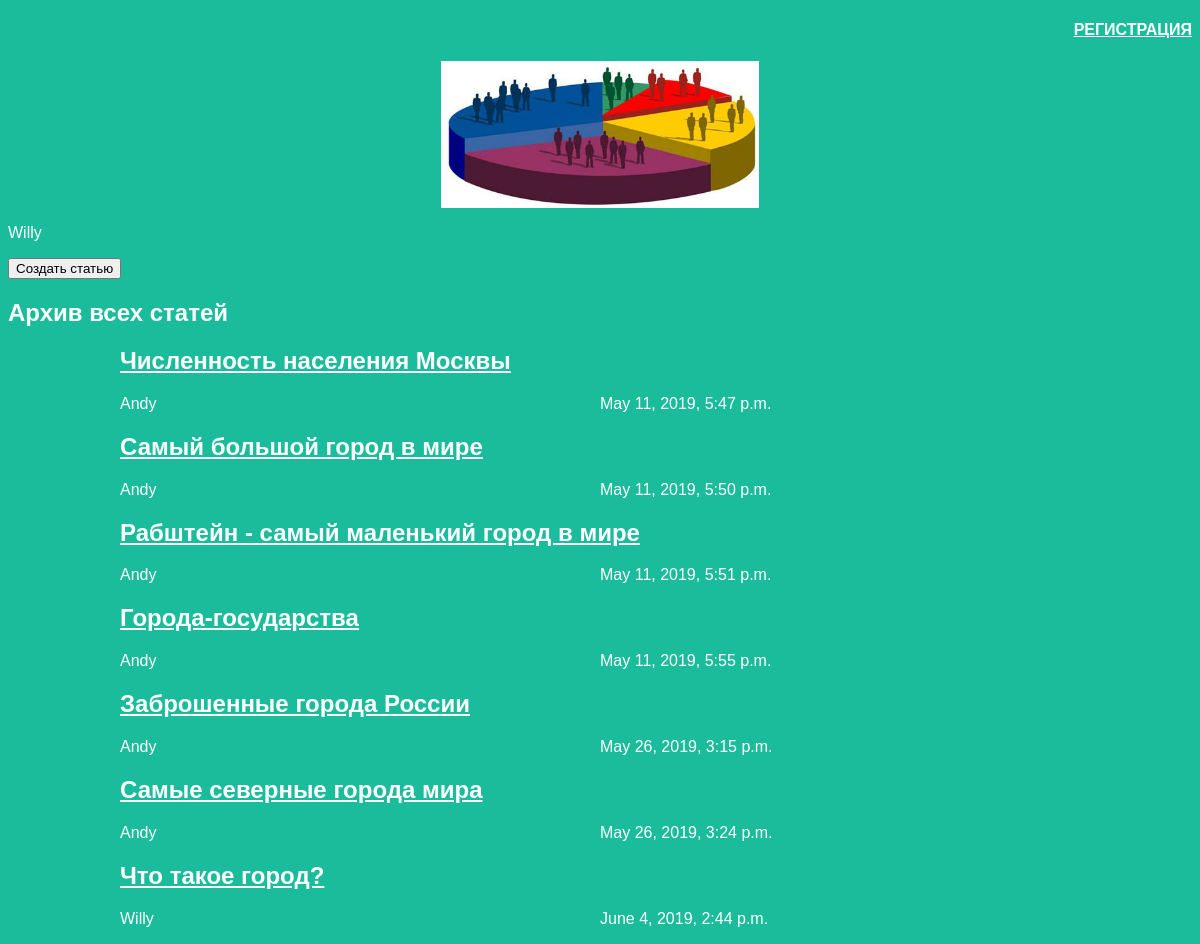
The app's page /articles/ (signed in) with its own data.
### articles/models.py (models this page shows, shortened)
class Article(models.Model):
    author = models.ForeignKey(User, on_delete=models.CASCADE)
    title = models.CharField(max_length=200)
    text = models.TextField()
    created_date = models.DateTimeField(default=timezone.now)

### articles/views.py (the view)
# urls.py: path('articles/', views.archive, name='archive'),
def archive(request):
    return render(request, 'index.html', {"posts":Article.objects.all()})

### articles/templates/index.html (shortened to what this page needs)
<!DOCTYPE html>
<html lang="en">
    <head>
        {% load static %}
        <link rel="stylesheet" href="{% static 'css/article.css' %}">
    </head>
    <body>
        <div class="header">
            <h4 align="right">
                <a href="{% url 'registration' %}">РЕГИСТРАЦИЯ</a>
            </h4>
            <img src="{% static "images/people.png" %}">
            <p>{{user.username}}</p>
            <input type="button" value="Создать статью" onClick='location.href="http://127.0.0.1:8000/article/new/"'>
            <h2>Архив всех статей</h2>
        </div>
        <div class="archive">
        {% for post in posts %}
            <div class="one-post">
                <h2 class="post-title">
                    <a href="/article/{{ post.id }}">{{ post.title }}</a>
                </h2>
                    <div class="article-info">
                    <div class="article-author">{{ post.author.username }}</div>
                    <div class="article-createddate">{{ post.created_date }}</div>
                </div>
            </div>
        {% endfor %}
        </div>
    </body>
</html>

### articles/static/css/article.css (style rules this page uses)
body { background: #1abc9c; font-family: Tahoma, Arial, sans-serif; color: #ffffff; }
.header img { display: block; width: 318px; margin-left: auto; margin-right: auto; }
h4 a { font-family: Arial; color: #ffffff; }
.archive { width: 960px; margin-left: auto; margin-right: auto; }
.post-title a { font-family: Arial; color: #ffffff; }
.article-author { width: 50%; float: left; }

### records on screen
Article: title "Численность населения Москвы", author.username "Andy", created_date "May 11, 2019, 5:47 p.m."
Article: title "Самый большой город в мире", author.username "Andy", created_date "May 11, 2019, 5:50 p.m."
Article: title "Рабштейн - самый маленький город в мире", author.username "Andy", created_date "May 11, 2019, 5:51 p.m."
Article: title "Города-государства", author.username "Andy", created_date "May 11, 2019, 5:55 p.m."
Article: title "Заброшенные города России", author.username "Andy", created_date "May 26, 2019, 3:15 p.m."
Article: title "Самые северные города мира", author.username "Andy", created_date "May 26, 2019, 3:24 p.m."
Article: title "Что такое город?", author.username "Willy", created_date "June 4, 2019, 2:44 p.m."

### other values on screen
{{ user.username }} "Willy"
